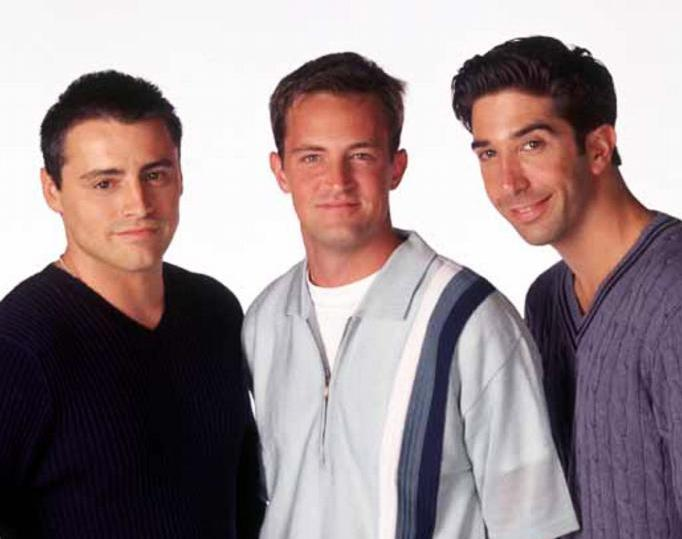
%> input picture computervision/HW2/pic_1151313471_10.jpg, 682 x 539 px
$ octave hw2q2c.m   (GNU Octave 9; MATLAB toolbox functions it lacks are replaced by stand-ins)
%> lines starting %> are read from the running program, lines starting %| are printed output that depends on the picture; in (x1, y1, x2, y2) boxes, pixels count from 0 and x2, y2 are one past the last pixel; in counts of white or black regions, pixels touching at a corner belong together; the program's own positions count from 1
% Greg Kiar
% 09/21/2014

clear
clf
close all

im = imread('pic_1151313471_10.jpg');
%> im is the input picture: size 539x682x3 uint8; mean R, G, B 152.8, 137.5, 140.2

im = im2double(im);
%> im: size 539x682x3 double
im_sum = sum(im,3);
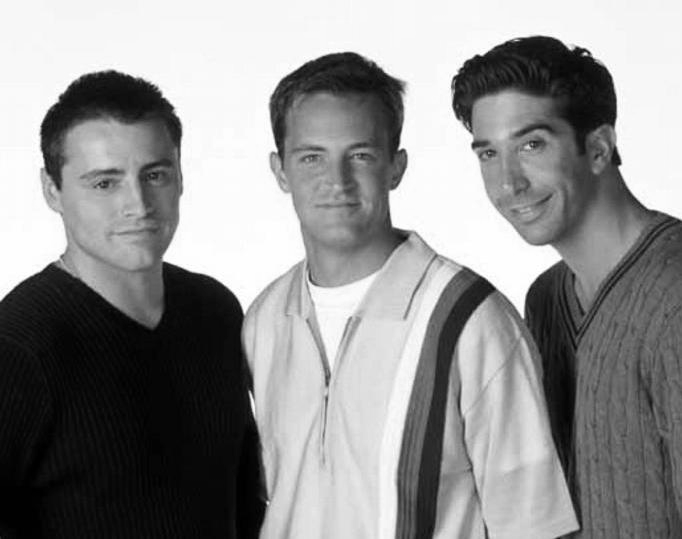
%> im_sum: size 539x682 double; min 0, max 3, mean 1.69; drawn with min black and max white
im(:,:,1) = im(:,:,1)./im_sum;
%> im: size 539x682x3 double; 0.01% of the values are NaN or infinite; the others: min 0, max 1, mean 0.483
im(:,:,2) = im(:,:,2)./im_sum;
%> im: size 539x682x3 double; 0.01% of the values are NaN or infinite; the others: min 0, max 1, mean 0.399
im(:,:,3) = im(:,:,3)./im_sum;
%> im: size 539x682x3 double; 0.02% of the values are NaN or infinite; the others: min 0, max 1, mean 0.333
figure
imshow(im);
figure
plot(im(:,:,1), im(:,:,2), 'o')
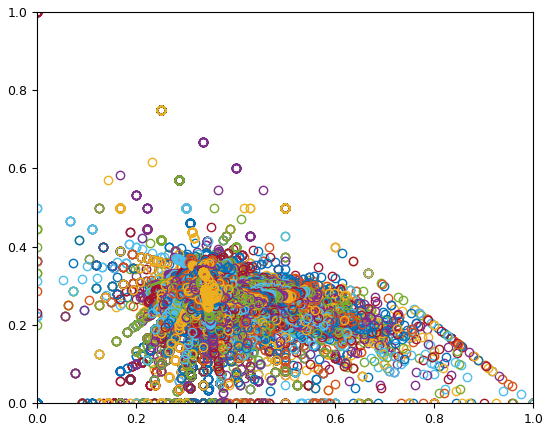
%> figure redrawn from the program's plot data; highest point at x = 0.4, y = 0.6

f = @(r,g) (r-0.385)+(g-0.32);
M = @(im) im > 0;

ims = f(im(:,:,1), im(:,:,2));
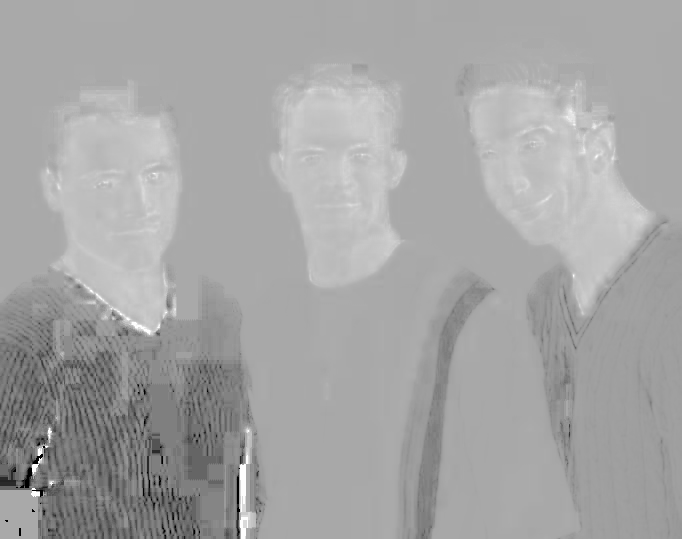
%> ims: size 539x682 double; 0.02% of the values are NaN or infinite; the others: min -0.705, max 0.295, mean -0.0567; drawn with min black, max white, NaN and infinite black
mask = M(ims);
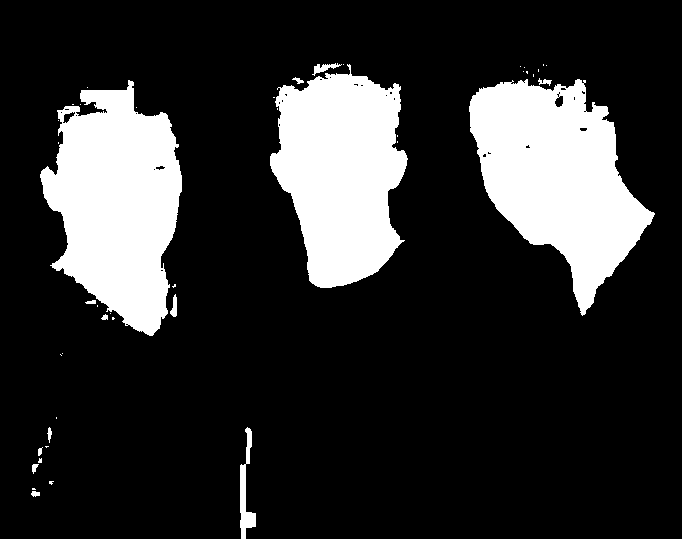
%> mask: size 539x682 logical; 19.2% white; 44 white regions (30 under 20 px), largest, box (x1, y1, x2, y2) and area: (469, 79, 655, 316) 23934, (40, 80, 182, 336) 23595, (270, 64, 408, 288) 21517

figure
imshow(ims)
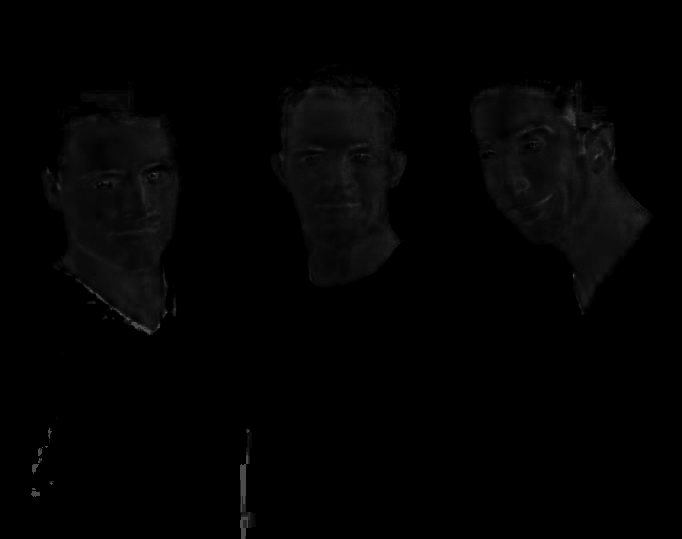
%> displayed picture: size 539x682, on the screen's scale of 0 to 255; min 0, max 75, mean 2.8
figure
imshow(mask)
figure
im2 = im;
im2(:,:,1) = mask.*im(:,:,1);
%> im2: size 539x682x3 double; 0.02% of the values are NaN or infinite; the others: min 0, max 1, mean 0.244
im2(:,:,2) = mask.*im(:,:,2);
%> im2: size 539x682x3 double; 0.02% of the values are NaN or infinite; the others: min 0, max 1, mean 0.166
im2(:,:,3) = mask.*im(:,:,3);
%> im2: size 539x682x3 double; 0.02% of the values are NaN or infinite; the others: min 0, max 1, mean 0.0639
imshow(im2)
